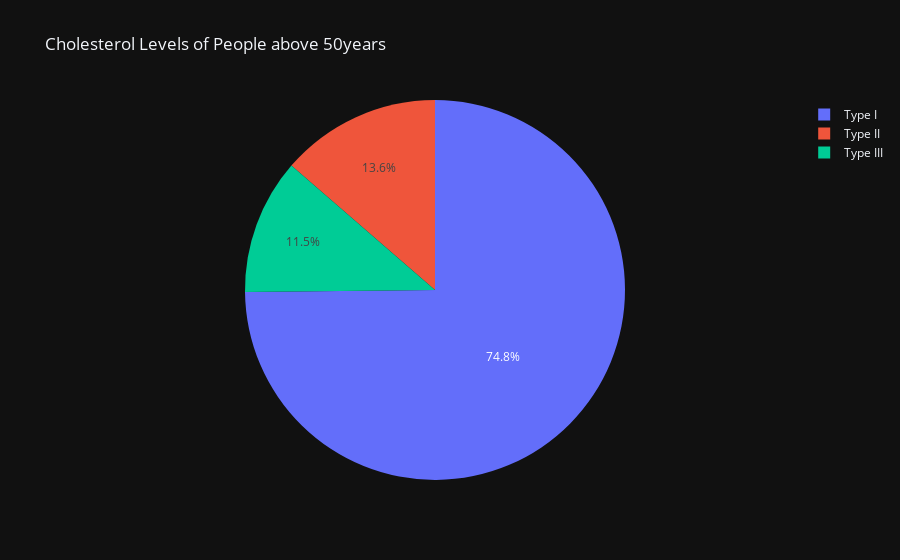

Notebook code for this chart:
### Code cell
fig = px.pie(values=cholesterol_count, names=['Type I', 'Type II', 'Type III'], template='plotly_dark', title = 'Cholesterol Levels of People above 50years' )
fig.show()

### Figure 1 — Plotly figure (JSON) as saved in the notebook; plotly's stock layout.template omitted (floating-point values rounded to 4 significant figures)
{"data": [{"domain": {"x": [0, 1], "y": [0, 1]}, "hovertemplate": "label=%{label}<br>value=%{value}<extra></extra>", "labels": ["Type I", "Type II", "Type III"], "legendgroup": "", "name": "", "showlegend": true, "type": "pie", "values": [52385, 9549, 8066]}], "layout": {"legend": {"tracegroupgap": 0}, "title": {"text": "Cholesterol Levels of People above 50years"}}}
